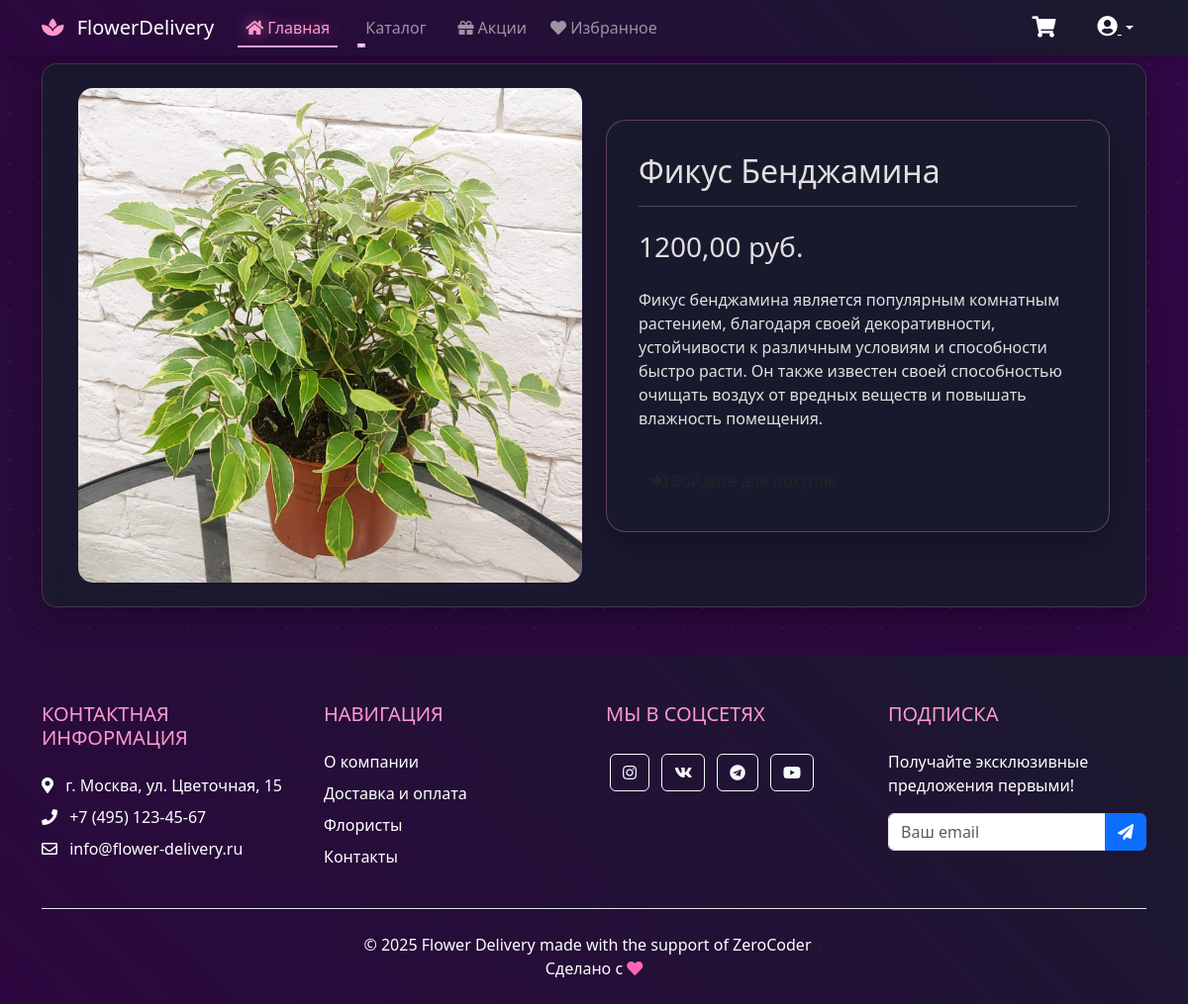
Page /products/10/ on the committed database.
### flower_app/models.py (models this page shows)
class Product(models.Model):
    CATEGORY_CHOICES = [
        ('product', 'Свежие цветы'),
        ('bouquet', 'Букеты'),
        ('gorshok', 'Комнатные цветы'),
    ]
    category = models.CharField(
        max_length=10,
        choices=CATEGORY_CHOICES,
        default='product'
    )
    name = models.CharField(max_length=100)
    price = models.DecimalField(max_digits=6, decimal_places=2)
    description = models.TextField()
    image = models.ImageField(upload_to='products/')

### flower_app/views.py (the view)
# urls.py: path('products/<int:pk>/', product_detail, name='product-detail'),
def product_detail(request, pk):
    product = get_object_or_404(Product, pk=pk)
    return render(request, 'flower_app/product_detail.html', {'product': product})

### flower_app/context_processors.py (called while the page is built)
def favorites(request):
    if request.user.is_authenticated:
        return {
            'user_favorites': Favorite.objects.filter(user=request.user).values_list('product_id', flat=True)
        }
    return {}

### flower_app/templates/flower_app/product_detail.html (shortened to what this page needs)
{% extends 'flower_app/base.html' %}
{% block content %}
<div class="container">
    <div class="row">
        <div class="col-md-6">
            <img src="{{ product.image.url }}" class="product-image" alt="{{ product.name }}">
        </div>
        <div class="col-md-6 product-info">
            <div class="product-detail-container">
                <h2>{{ product.name }}</h2>
                <hr>
                <h3 class="my-4">{{ product.price }} руб.</h3>
                <p>{{ product.description }}</p>
                <div class="product-actions">
                    {% if user.is_authenticated %}
                        <form action="{% url 'flower_app:add-to-cart' product.id %}" method="post">
                            {% csrf_token %}
                            <button type="submit" class="btn btn-custom">
                                <i class="fas fa-shopping-cart"></i> В корзину
                            </button>
                        </form>
                        <form action="{% url 'flower_app:favorite-add' product.id %}" method="post">
                            {% csrf_token %}
                            <button type="submit" class="btn btn-outline-custom">
                                <i class="fas fa-heart"></i> В избранное
                            </button>
                        </form>
                    {% else %}
                        <a href="{% url 'login' %}?next={{ request.path }}" class="btn btn-custom">
                            <i class="fas fa-sign-in-alt"></i> Войдите для покупок
                        </a>
                    {% endif %}
                </div>
            </div>
        </div>
    </div>
</div>
{% endblock %}

### flower_app/templates/flower_app/base.html (style rules this page uses)
body { background: linear-gradient( 45deg, #1a1a2e, #2c073f, #4a0e6d ); background-size: 400% 400%; animation: gradientBG 25s ease infinite; min-height: 100vh; color: #fff; }
body::before { content: ''; position: fixed; top: 0; left: 0; width: 100%; height: 100%; background: radial-gradient(circle at 20% 30%, rgba(255, 153, 204, 0.1) 1px, transparent 1px), radial-gradient(circle at 80% 70%, rgba(255, 102, 179, 0.1) 1px, transparent 1px); background-size: 50px 50px; z-index: -1; pointer-events: none; }

### flower_app/templates/flower_app/product_detail.html (style rules this page uses)
.product-detail-container { background: rgba(26, 26, 46, 0.9); border: 1px solid rgba(255, 153, 204, 0.3); border-radius: 20px; padding: 2rem; backdrop-filter: blur(15px); box-shadow: 0 12px 40px rgba(0, 0, 0, 0.3); margin-top: 2rem; }
.product-image { width: 100%; max-height: 500px; object-fit: cover; border-radius: 15px; }
.product-actions { display: flex; gap: 1rem; margin-top: 2rem; }
.product-info { color: #e0e0e0; }

### rows in the picture
Product: image (picture), name "Фикус Бенджамина", price "1200,00", description "Фикус бенджамина является популярным комнатным растением, благодаря своей декоративности, устойчивости к различным условиям и способности быстро расти. Он также известен своей способностью очищать воздух от вредных веществ и повышать влажность помещения."
